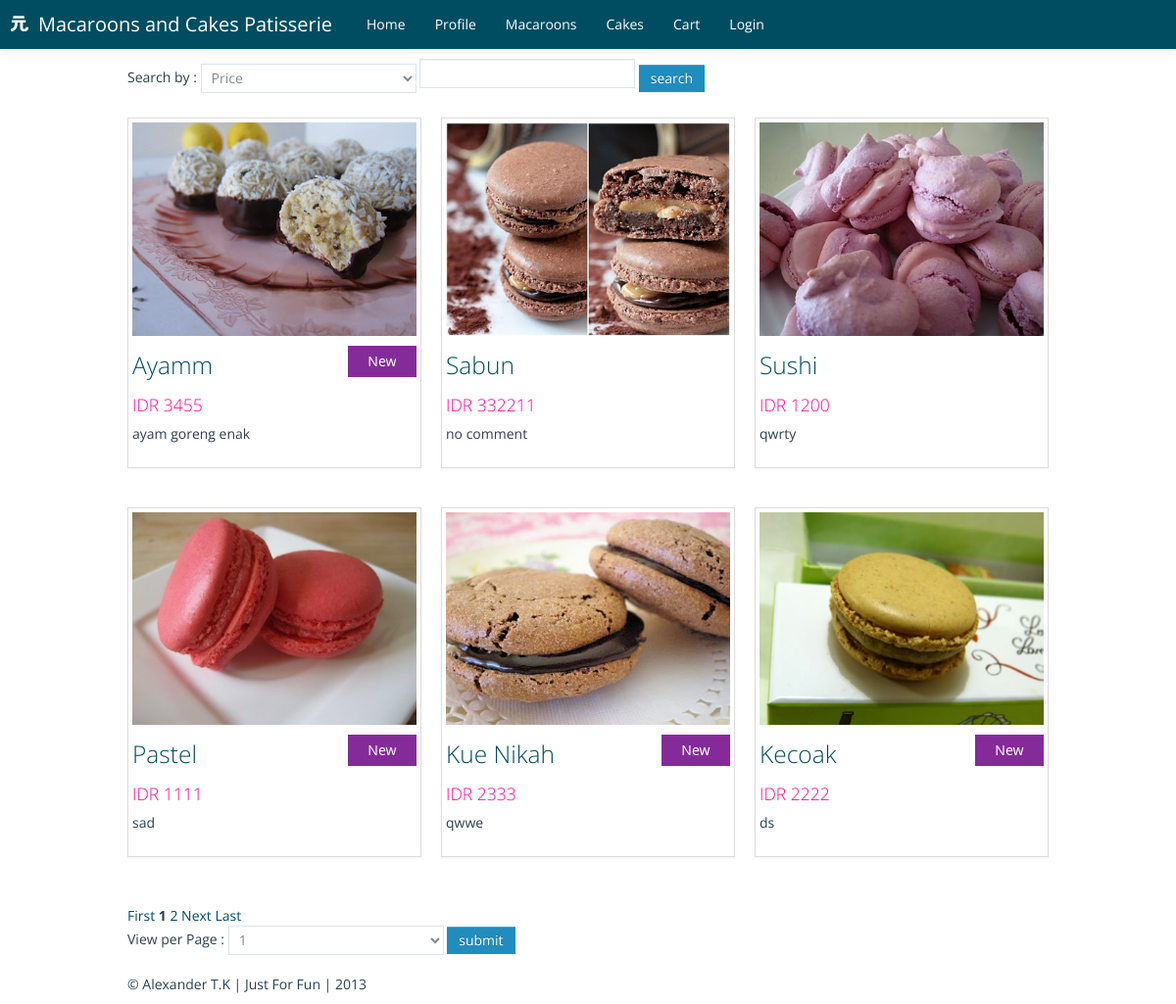
Screenshot of /cakes.php with the database file from the repository.
### tables this page shows
CREATE TABLE IF NOT EXISTS `msproduct` (
  `ProductID` int(10) NOT NULL AUTO_INCREMENT,
  `ProductName` varchar(20) NOT NULL,
  `ImageSrc` varchar(100) NOT NULL,
  `Description` text NOT NULL,
  `Price` int(20) NOT NULL,
  `IsNew` tinyint(1) NOT NULL,
  `ProductTypeID` int(10) NOT NULL,
  PRIMARY KEY (`ProductID`),
  KEY `ProductTypeID` (`ProductTypeID`)
);

### cakes.php (the view, shortened to what this page needs)
<!DOCTYPE html>
<html>
	<head>
		<link href="css/bootstrap.css" rel="stylesheet"/>
	</head>
	<body>
		<?php include 'header.php' ?>
		<div class="container">
			<h1>Cakes</h1>
			<form action = "" method="POST">
				Search by :
				<select name="searchBy">
					<?php if (isset($_POST["searchBy"]) && $_POST["searchBy"] == 'desc') : ?>
					<option value="name">Name</option>
					<option value="desc" selected="selected">Description</option>
					<option value="price">Price</option>
					<?php elseif(isset($_POST["searchBy"]) && $_POST["searchBy"] == 'name'): ?>
					<option value="name" selected="selected">Name</option>
					<option value="desc">Description</option>
					<option value="price">Price</option>
					<?php else: ?>
					<option value="price" selected="selected">Price</option>
					<?php endif ?>
				</select>
				<?php if (isset($_POST["search"])) : ?>
				<input type="text" name = "search" value="<?php echo htmlspecialchars($_POST["search"])?>"/>
				<?php else: ?>
				<input type="text" name = "search"/>
				<?php endif ?>
				<input type="submit" value ="search" class="btn btn-info"/>
			</form>
			<ul class='thumbnails'>
			<?php
			$page = $_GET['page'];
			if ($page < 1) $page = 1;
			$paging = 6;
			$resultsPerPage = $paging;
			$startResults = ($page - 1) * $resultsPerPage;
			$numberOfRows = mysql_num_rows(mysql_query('SELECT imagesrc FROM msproduct where producttypeid = 0'));
			$totalPages = ceil($numberOfRows / $resultsPerPage);
			if(isset($_POST['searchBy']) && ($_POST['searchBy'] == 'name') && isset($_POST['search']))
			{
			        $q = sprintf("SELECT imagesrc, productname, price, isnew, description, productid FROM msproduct WHERE productname like '%%%s%%' AND producttypeid = 0",
			                       mysql_real_escape_string($_POST["search"]));
			        $query = mysql_query($q);
			}
			else if(isset($_POST['searchBy']) && ($_POST['searchBy'] == 'desc') && isset($_POST['search']))
			{
			        $q = sprintf("SELECT imagesrc, productname, price, isnew, description, productid FROM msproduct WHERE description like '%%%s%%' AND producttypeid = 0",
			                       mysql_real_escape_string($_POST["search"]));
			        $query = mysql_query($q);
			}
			else if(isset($_POST['searchBy']) && ($_POST['searchBy'] == 'price') && isset($_POST['search']))
			{
			        $q = sprintf("SELECT imagesrc, productname, price, isnew, description, productid FROM msproduct WHERE price = '%s' AND producttypeid = 0",
			                       mysql_real_escape_string($_POST["search"]));
			        $query = mysql_query($q);
			}
			else
			{
				$query = mysql_query("SELECT imagesrc, productname, price, isnew, description, productid FROM msproduct where producttypeid = 0 LIMIT $startResults, $resultsPerPage");
			}
			while ($output = mysql_fetch_assoc($query)){
				echo '<li class="span4">';
				echo '<div class="thumbnail">';
	  			echo "<img src=" . "'" . $output['imagesrc'] .'.jpg'."'".">";
				echo '<div class="img-info">';
	            if($output['isnew'] == 1)
	            	echo '<div style="float:right"><a href="#" class="m-btn purple">New</a></div>';
				echo '<form action="cart.php" method="get">
	            		<h3>' . $output['productname'] .'</h3>';
            	echo '<h4>IDR ' . $output['price'] .'</h4>';
            	echo '<p>'. $output['description']. '</p>';
		           echo '</form></div></div><br>';
				   echo '</li>';
				}
			echo '</ul>';
			echo '<a href="?page=1">First</a>&nbsp';
			for($i = 1; $i <= $totalPages; $i++)
			{
			   if($i == $page)
			      echo '<strong>'.$i.'</strong>&nbsp';
			   else
			      echo '<a href="?page='.$i.'">'.$i.'</a>&nbsp';
			}
			if ($page < $totalPages)
			   echo '<a href="?page='.($page + 1).'">Next</a>&nbsp;';
			   echo '<a href="?page='.$totalPages.'">Last</a>';
			?>
			<form action ="" method='POST'>
				View per Page :
				<select name = 'paging'>
				<?php
					for($i = 1 ; $i <= 6 ; $i++)
					{
						if(isset($_SESSION['paging']) && $_SESSION['paging'] == $i)
							echo "<option selected = 'selected' value='$i' >$i</option>";
						else
							echo "<option value='$i'>$i</option>";
					}
				?>
				</select>
				<input type="submit" value="submit" class="btn btn-info">
			</form>
			      <div class="footer">
        <p>&copy; Alexander T.K | Just For Fun | 2013</p>
      </div>
		</div>
	</body>
</html>

### header.php (shortened to what this page needs)
<div class="navbar navbar-inverse navbar-fixed-top">
  	<div class="navbar-inner">
  		<a class="brand" href="#">&nbsp;&nbsp;<i class="icon-cny">&nbsp;&nbsp;</i>Macaroons and Cakes Patisserie</a>
		<ul class="nav">
			<li><a href="index.php">Home</a></li>
			<li><a href="profile.php">Profile</a></li>
			<li><a href="macaroons.php?page=1">Macaroons</a></li>
			<li><a href="cakes.php?page=1">Cakes</a></li>
			<li><a href="cart.php">Cart</a></li>
			<?php if (isset($_SESSION["authenticated"]) && $_SESSION["authenticated"] == true) : ?>
				<li><a href="logout.php">Logout</a></li>
			<?php else: ?>
				<li><a href="login.php">Login</a></li>
			<?php endif ?>
		</ul>
	</div>
</div>

### rows the page displays
msproduct: ImageSrc (picture), IsNew "New", ProductName "Ayamm", Price "3455", Description "ayam goreng enak"
msproduct: ImageSrc (picture), ProductName "Sabun", Price "332211", Description "no comment"
msproduct: ImageSrc (picture), ProductName "Sushi", Price "1200", Description "qwrty"
msproduct: ImageSrc (picture), IsNew "New", ProductName "Pastel", Price "1111", Description "sad"
msproduct: ImageSrc (picture), IsNew "New", ProductName "Kue Nikah", Price "2333", Description "qwwe"
msproduct: ImageSrc (picture), IsNew "New", ProductName "Kecoak", Price "2222", Description "ds"

### other values shown
form field paging "1"
